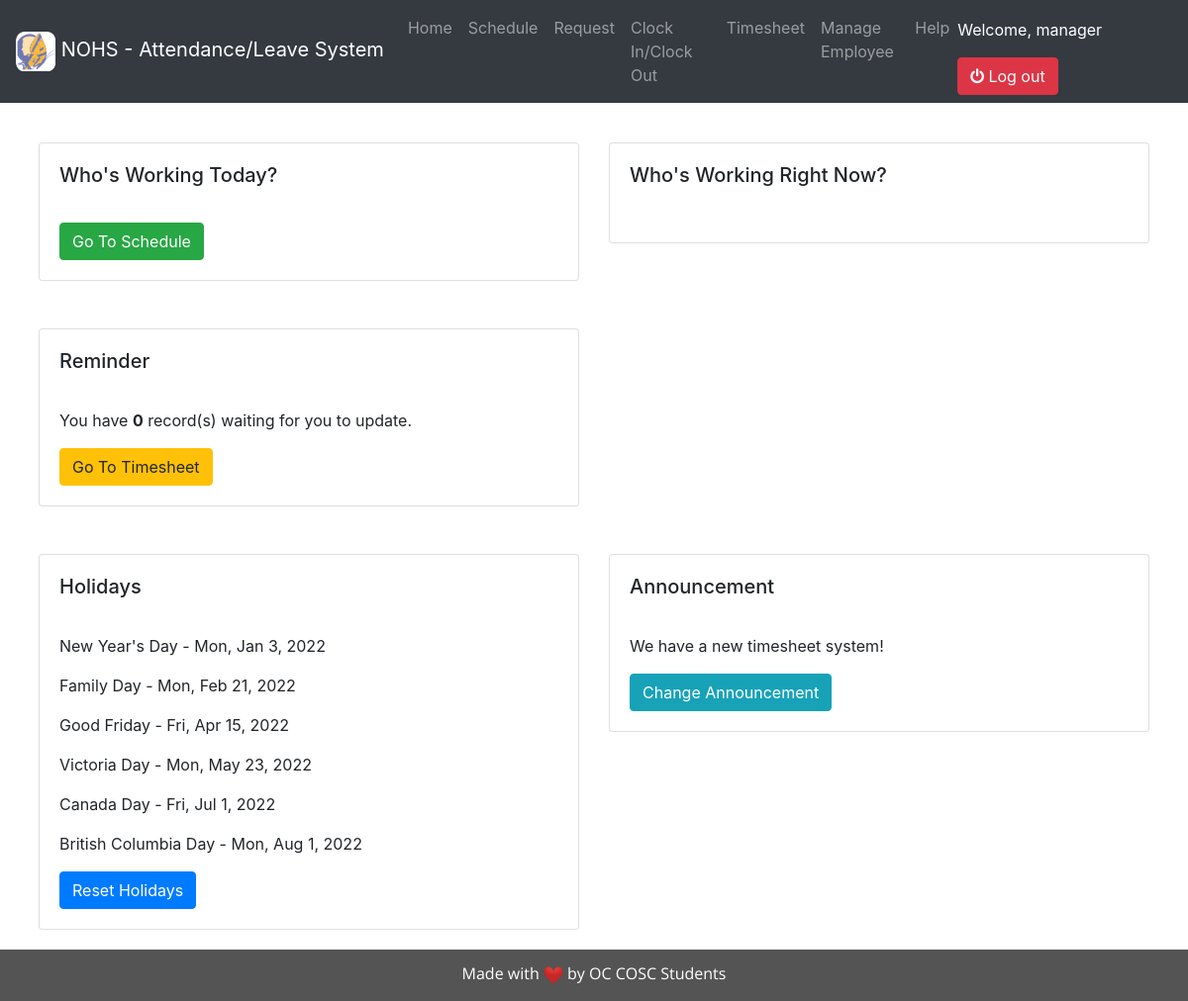
/portal/home.php (signed in), run on the app's committed database.
### tables this page shows
CREATE TABLE `users` (
  `id` int(20) NOT NULL,
  `firstname` varchar(20) NOT NULL,
  `lastname` varchar(20) NOT NULL,
  `email` varchar(50) NOT NULL,
  `dateHired` date DEFAULT NULL,
  `empType` varchar(30) NOT NULL,
  `category` varchar(20) NOT NULL,
  `role` varchar(10) NOT NULL,
  `phone` varchar(20) NOT NULL,
  `password` varchar(150) NOT NULL
);

CREATE TABLE `holidays` (
  `holiday` varchar(100) NOT NULL
);

CREATE TABLE `announcement` (
  `announce` varchar(350) NOT NULL
);

### portal/auth.php (called while the page is built, shortened)
<?php
	require_once 'db_connect.php';
	$user_qry = $conn->query("SELECT * FROM users WHERE `id` = '".$_SESSION['login_id']."' ") or die(mysqli_error());
	$user = $user_qry->fetch_array();
	$user_fname = $user['firstname'];
	$role = $user['role'];
?>

### portal/home.php (the view, shortened to what this page needs)
<!DOCTYPE html>
<?php
require_once 'auth.php';
if ($role == 'manager') {
	?>
<html lang = "eng">
	<head>
		<link rel="stylesheet" href="../assets/css/navbar.css">
		<?php include 'header.php'; ?>
	</head>
	<body>
		<?php include 'nav_bar.php'; ?>
		<div class="container-fluid">
			<div class="col p-4">
				<div class="row">
					<div class="col-sm-6">
						<div class="card">
							<div class="card-body">
								<h5 class="card-title">Who's Working Today?</h5>
								<br/>
								<a href="manager_schedule.php" class="btn btn-success">Go To Schedule</a>
							</div>
						</div>
					</div>
					<div class="col-sm-6">
						<div class="card">
							<div class="card-body">
								<h5 class="card-title">Who's Working Right Now?</h5>
								<br/>
							</div>
						</div>
					</div>
				</div>
				<br/>
				<br/>
				<div class="row">
					<div class="col-sm-6">
						<div class="card">
							<div class="card-body">
								<h5 class="card-title">Reminder</h5>
								<br/>
								<?php
								$empty = 0;
										?>
								<p class="card-text">You have <strong><?php echo $empty; ?></strong> record(s) waiting for you to update.</p>
								<a href="manager_timesheet.php" class="btn btn-warning">Go To Timesheet</a>
							</div>
						</div>
					</div>
				</div>
				<br/>
				<br/>
				<div class="row">
					<div class="col-sm-6">
						<div class="card">
							<div class="card-body">
								<h5 class="card-title">Holidays</h5>
								<br/>
								<?php
								$holidays=$conn->query("SELECT * FROM holidays") or die(mysqli_error());
								while($h=$holidays->fetch_array()){
									?>
									<p class="card-text"><?php echo $h['holiday']; ?></p>
									<?php
								} ?>
								<button class="btn btn-primary edit_holidays" type="button">Reset Holidays</button>
							</div>
						</div>
					</div>
					<div class="col-sm-6">
						<div class="card">
							<div class="card-body">
								<h5 class="card-title">Announcement</h5>
								<br/>
								<?php
								$announcement=$conn->query("SELECT * FROM announcement") or die(mysqli_error());
								while($announce=$announcement->fetch_array()){
									?>
									<p class="card-text"><?php echo $announce['announce']; ?></p>
									<?php
								} ?>
								<button class="btn btn-info edit_announcement" type="button">Change Announcement</button>
							</div>
						</div>
					</div>
				</div>
			</div>
		</div>
		<br/>
		<br/>
		<?php include 'footer.php' ?>
	</body>
</html>
<?php
} else if ($role == "employee") {
?>
<html lang = "eng">
	<head>
		<title>Home</title>
		<link rel="stylesheet" href="../assets/css/navbar.css">
		<?php include 'header.php'; ?>
	</head>
	<body>
		<?php include 'nav_bar.php' ?>
		<?php $today = date('Y-m-d'); ?>
		<div class="container-fluid">
			<div class="col p-4">
				<div class="row">
				<div class="col-sm-6">
						<div class="card">
							<div class="card-body">
								<h5 class="card-title">Who's Working Today?</h5>
								<br/>
								<?php
								$schedule=$conn->query("SELECT firstname, lastname, shift FROM schedule WHERE `dateInfo` = '$today'") or die(mysqli_error());
								while($work=$schedule->fetch_array()){
									?>
									<p class="card-text"><?php echo $work['firstname'].' '.$work['lastname'];?>&emsp;&emsp;Shift: <?php echo $work['shift']; ?></p>
									<?php
								} ?>
								<a href="employee_schedule.php" class="btn btn-success">Go To Schedule</a>
							</div>
						</div>
					</div>
					<div class="col-sm-6">
						<div class="card">
							<div class="card-body">
								<h5 class="card-title">Reminder</h5>
								<br/>
								<?php
								$empty = 0;
								$timesheet=$conn->query("SELECT * FROM timesheet WHERE `id` = '$id'") or die(mysqli_error());
								while($chk=$timesheet->fetch_array()){
									if(($chk['timeout'] == '')){
										?>
										<p class="card-text">Don't forget clock out.</p>
										<a href="punchcard.php" class="btn btn-primary">Go Clock Out</a>
										<p></p>
										<?php
										break;
									} elseif(($chk['timeout'] != '') && ($chk['regular'] == '')){
										$empty++;
									}
								} ?>
								<p class="card-text">You have <strong><?php echo $empty; ?></strong> record(s) waiting for you to update.</p>
								<a href="employee_timesheet.php" class="btn btn-warning">Go To Timesheet</a>
							</div>
						</div>
					</div>
				</div>
				<br/>
				<br/>
				<div class="row">
					<div class="col-sm-6">
						<div class="card">
							<div class="card-body">
								<h5 class="card-title">Holidays</h5>
								<br/>
								<?php
								$holidays=$conn->query("SELECT * FROM holidays") or die(mysqli_error());
								while($h=$holidays->fetch_array()){
									?>
									<p class="card-text"><?php echo $h['holiday']; ?></p>
									<?php
								} ?>
							</div>
						</div>
					</div>
					<div class="col-sm-6">
						<div class="card">
							<div class="card-body">
								<h5 class="card-title">Announcement</h5>
								<br/>
								<?php
								$announcement=$conn->query("SELECT * FROM announcement") or die(mysqli_error());
								while($announce=$announcement->fetch_array()){
									?>
									<p class="card-text"><?php echo $announce['announce']; ?></p>
									<?php
								} ?>
							</div>
						</div>
					</div>
				</div>
			</div>
		</div>
		<br/>
		<br/>
		<?php include 'footer.php' ?>
	</body>
	<script src = "../assets/js/navbar.js"></script>
</html>
<?php
}
?>

### portal/nav_bar.php (shortened to what this page needs)
<?php
	require_once 'auth.php';
?>
<html>
    <head>
        <link rel="stylesheet" href="../assets/css/navbar.css"/>
    </head>
    <body>
        <nav class="navbar navbar-expand-xl fixed-top bg-dark navbar-dark">
            <a href="https://nohs.ca/" target="_blank" class="navbar-brand">
                <img src="../assets/images/logo.png" alt="logo" style="width:40px;height:40px;">
                <span class="menu-collapsed">NOHS - Attendance/Leave System</span>
            </a>
            <div class="collapse navbar-collapse" id="collapsible">
                <ul class="navbar-nav">
                    <?php if($role == 'manager') { ?>
                    <li class="nav-item">
                        <a href="home.php" class="nav-link">Home</a>
                    </li>
                    <li class="nav-item">
                        <a href="manager_schedule.php" class="nav-link">Schedule</a>
                    </li>
                    <li class="nav-item">
                        <a href="manager_time_off.php" class="nav-link">Request</a>
                    </li>
                    <li class="nav-item">
                        <a href="punchcard.php" class="nav-link">Clock In/Clock Out</a>
                    </li>
                    <li class="nav-item">
                        <a href="manager_timesheet.php" class="nav-link">Timesheet</a>
                    </li>
                    <li class="nav-item">
                        <a href="users.php" class="nav-link">Manage Employee</a>
                    </li>
                    <li class="nav-item">
                        <a href="help.php" class="nav-link">Help</a>
                    </li>
                    <?php } ?>
                </ul>
            </div>
            <ul class="navbar-nav">
                <form class="form-inline" style="float:right;">
                <div class="down-nav">
                    <p><font color="white">Welcome, <?php echo $user_fname ?>&emsp;</font></p>
                </div>
                <a href="logout.php">
                    <button type="button" class="btn btn-danger navbar-btn"><span class="fa fa-power-off lead text"></span> Log out</button>
                </a>
                 </form>
             </ul>
       </nav>
    </body>
</html>

### assets/css/navbar.css (style rules this page uses)
.down-nav { margin-top: 10px; }
.container-fluid { margin-top: 120px; }

### assets/css/style.css (style rules this page uses)
body { height:100%; }

### data on the page
users: firstname "manager", role "0"
holidays: holiday "New Year's Day - Mon, Jan 3, 2022"
holidays: holiday "Family Day - Mon, Feb 21, 2022"
holidays: holiday "Good Friday - Fri, Apr 15, 2022"
holidays: holiday "Victoria Day - Mon, May 23, 2022"
holidays: holiday "Canada Day - Fri, Jul 1, 2022"
holidays: holiday "British Columbia Day - Mon, Aug 1, 2022"
announcement: announce "We have a new timesheet system!"
